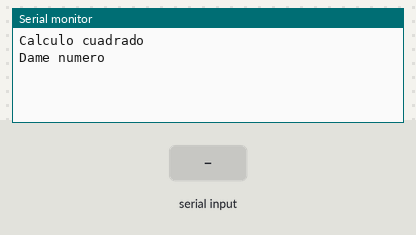
Simulated run of this sketch. Board: Arduino Uno, built with avr-gcc and run on an emulated ATmega328P. Shown: the last lines printed to the serial monitor. Inputs (shaded band) come from the test bench.

Above: at 1.2 s.
1.3 s: "90,45\n" received over Serial
At 2.1 s:
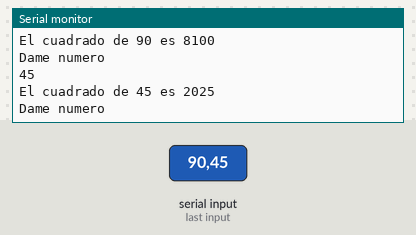
2.8 s: "30,150\n" received over Serial
At 4.3 s:
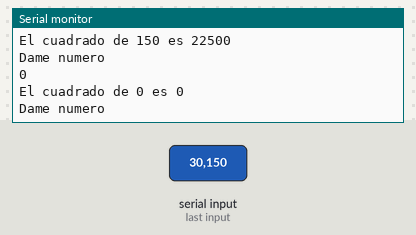
Timing chart, 0 to 5.8 s (numbered marks = the images above; inputs shaded):
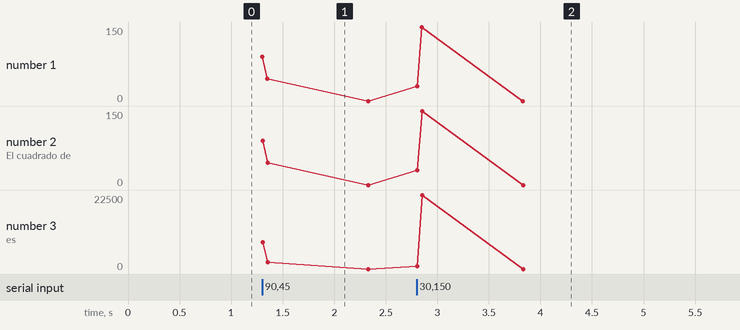

Measured:
- after the input at 1.3 s, the serial monitor: prints a new line at once (image 1)
- after the input at 2.8 s, the serial monitor: prints a new line at once (image 2)

The sketch:

arduino.64.cuadradodeunnumerox.ino
```cpp
int condicion = 0;  //control de flujo
int x = 0;        //declaracion variable decimal

void setup() {

  Serial.begin(9600); //velocidad serial 9600
  Serial.println("Calculo cuadrado");
  Serial.println("Dame numero ");

}

void loop() { //repite continuamente

  while (condicion == 0) {  //condicion inicial

    if (Serial.available() > 0) { //si dato en serial entra
      x = Serial.parseInt(); //entra entero como dec
      Serial.println(x);    //muestra valor de dec
      condicion = 1;        //sale de condicion
    }

  }

  Serial.print("El cuadrado de "); Serial.print(x);
  Serial.print(" es "); Serial.println(cuadrado(x));

  Serial.println("Dame numero ");
  condicion = 0;         //reinicia la condicion para pedir dato

}

int cuadrado(int x) {
  int cc = pow(x, 2);
  return cc;
}
```
